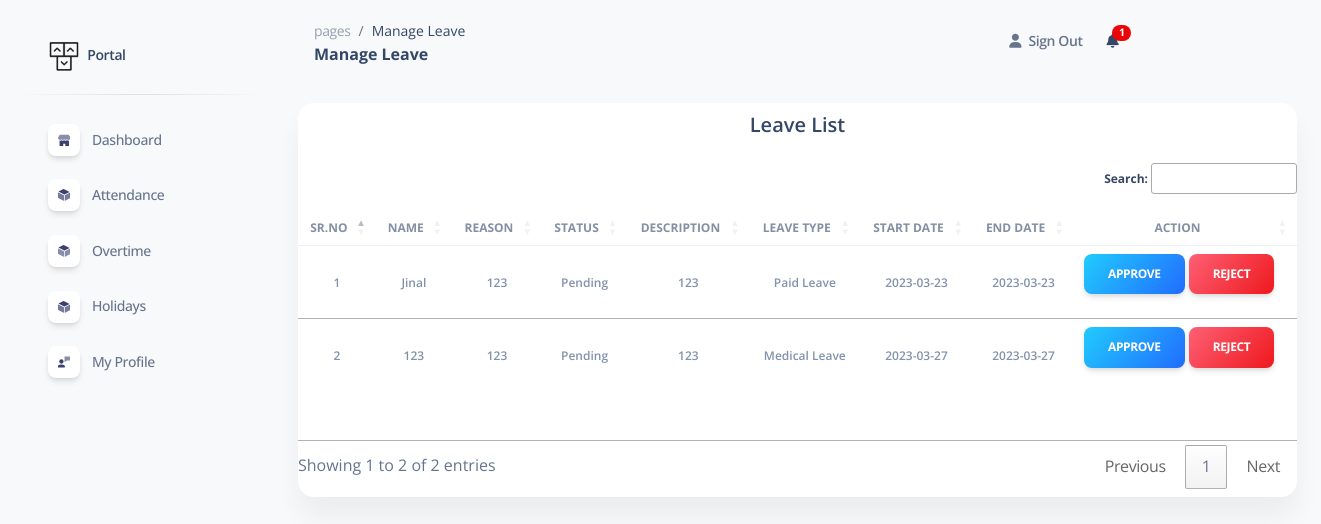
Page /ManageLeave.php (signed in) on the committed database.
### tables this page shows
CREATE TABLE `leave_data` (
  `id` int(11) NOT NULL,
  `user_id` int(11) NOT NULL,
  `leave_reason` varchar(255) NOT NULL,
  `leave_description` text NOT NULL,
  `leave_type` varchar(255) DEFAULT NULL,
  `leave_start_date` date NOT NULL,
  `leave_end_date` date DEFAULT NULL,
  `total_days` varchar(255) NOT NULL,
  `leave_status` varchar(255) NOT NULL DEFAULT 'pending',
  `leave_reject_reason` varchar(255) NOT NULL,
  `read_status` int(11) NOT NULL,
  `created_date` datetime NOT NULL DEFAULT current_timestamp()
);

CREATE TABLE `user` (
  `user_id` int(11) NOT NULL,
  `user_name` varchar(255) NOT NULL,
  `user_email` varchar(50) NOT NULL,
  `user_password` varchar(50) NOT NULL,
  `user_type` int(50) NOT NULL DEFAULT 1 COMMENT '1 = user, 2 = admin',
  `user_image` text NOT NULL,
  `monthly_salary` int(15) DEFAULT NULL,
  `daily_salary` int(15) NOT NULL DEFAULT 0,
  `user_status` varchar(50) NOT NULL DEFAULT '1' COMMENT '1 = active , 0 = deactive',
  `created_date` datetime NOT NULL DEFAULT current_timestamp() COMMENT 'Created time and date'
);

### ManageLeave.php (the view, shortened to what this page needs)
<!DOCTYPE html>
<html lang="en">
<head>
  <link href="assets/css/nucleo-icons.css" rel="stylesheet" />
  <link href="assets/css/nucleo-svg.css" rel="stylesheet" />
  <link href="assets/css/nucleo-svg.css" rel="stylesheet" />
  <link id="pagestyle" href="assets/css/soft-ui-dashboard.css?v=1.0.3" rel="stylesheet" />
  <link rel="stylesheet" href="https://cdn.datatables.net/1.13.4/css/jquery.dataTables.css" />
</head>
<body class="g-sidenav-show  bg-gray-100">
  <?php include 'sidebar.php'; ?>
  <main class="main-content position-relative max-height-vh-100 h-100 mt-1 border-radius-lg ">
    <?php include "navbar.php"; ?>
    <div class="container-fluid py-4">
      <div class="row">
        <div class="col-12">
          <div class="card mb-4 w-100">
              <h5 class="p-2 text-center">Leave List</h5>
            <div class="card-body px-0 pt-2 pb-2">
              <div class="table-responsive p-0">
                <table class="table align-items-center mb-0 pt-2 pb-5" id="leavedata">
                  <thead>
                    <tr>
                      <th class="text-center text-uppercase text-xs font-weight-bolder opacity-8" name="user_id">Sr.no
                      </th>
                      <th class="text-center text-uppercase text-xs font-weight-bolder opacity-8"> Name</th>
                      <th class="text-center text-uppercase text-xs font-weight-bolder opacity-8">Reason
                      </th>
                      <th class="text-center text-uppercase text-xs font-weight-bolder opacity-8">Status
                      </th>
                      <th class="text-center text-uppercase text-xs font-weight-bolder opacity-8">
                        Description</th>
                      <th class="text-center text-uppercase text-xs font-weight-bolder opacity-8">Leave Type
                      </th>
                      <th class="text-center text-uppercase text-xs font-weight-bolder opacity-8">Start Date
                      </th>
                      <th class="text-center text-uppercase text-xs font-weight-bolder opacity-8">End Date
                      </th>
                      <th class="text-center text-uppercase text-xs font-weight-bolder opacity-8">Action
                      </th>
                    </tr>
                  </thead>
                  <tbody>
                    <?php
                    $sql = "SELECT user.user_name,user.user_email,user.user_id,leave_data.user_id ,leave_data.leave_reason, leave_data.leave_status, leave_data.leave_description,leave_data.leave_type ,leave_data.leave_start_date, leave_data.leave_end_date, leave_data.id FROM user INNER JOIN leave_data WHERE user.user_id = leave_data.user_id and leave_data.leave_status != 'Approve'and leave_data.leave_status != 'Reject' ";
                    $result = mysqli_query($con, $sql);
                    if (mysqli_num_rows($result) > 0) {
                      $srno = 1;
                      while ($row = mysqli_fetch_assoc($result)) {
                        $id = $row['user_id'];
                        $tableid = $row['id'];
                        ?>
                        <tr>
                          <td>
                            <div class="text-secondary text-xs font-weight-bold text-center">
                              <?php echo $srno; ?>
                            </div>
                          </td>
                          <td>
                            <div class="text-secondary text-xs font-weight-bold text-center">
                              <?php echo $row['user_name']; ?>
                            </div>
                          </td>
                          <td>
                            <div class="text-secondary text-xs font-weight-bold text-center">
                              <?php echo $row['leave_reason']; ?>
                            </div>
                          </td>
                          <td>
                            <div class="text-secondary text-xs font-weight-bold text-center">
                              <?php echo $row['leave_status']; ?>
                            </div>
                          </td>
                          <td>
                            <div class="text-secondary text-xs font-weight-bold text-center">
                              <?php echo $row['leave_description']; ?>
                            </div>
                          </td>
                          <td>
                            <div class="text-secondary text-xs font-weight-bold text-center">
                              <?php echo $row['leave_type']; ?>
                            </div>
                          </td>
                          <td>
                            <div class="text-secondary text-xs font-weight-bold text-center">
                              <?php echo $row['leave_start_date']; ?>
                            </div>
                          </td>
                          <td>
                            <div class="text-secondary text-xs font-weight-bold text-center">
                              <?php echo $row['leave_end_date']; ?>
                            </div>
                          </td>
                          <form method="POST" action="">
                            <td>
                              <div>
                                <a href="ManageLeave.php?id=<?php echo $id; ?>&tableid=<?php echo $tableid; ?>&action=approve"
                                  class='btn btn-info bg-gradient-info' name="approve">Approve</a>
                                <a href="ManageLeave.php?id=<?php echo $id; ?>&tableid=<?php echo $tableid; ?>&action=reject"
                                  class='btn btn-info bg-gradient-danger' data-bs-toggle="modal"
                                  data-bs-target="#exampleModal<?php echo $id; ?>" data-id="<?php echo $row['user_id'] ?>"
                                  name="reject">Reject</a>
                              </div>
                          </form>
                        </tr>
                        <?php $srno++;
                      }
                    } ?>
                  </tbody>
                </table>
              </div>
            </div>
          </div>
        </div>
      </div>
    </div>
  </main>
</body>
</body>
</html>

### rows in the picture
leave_data: user.user_name "Jinal", leave_reason "123", leave_status "Pending", leave_description "123", leave_type "Paid Leave", leave_start_date "2023-03-23", leave_end_date "2023-03-23"
leave_data: user.user_name "123", leave_reason "123", leave_status "Pending", leave_description "123", leave_type "Medical Leave", leave_start_date "2023-03-27", leave_end_date "2023-03-27"

### other values in the picture
$page "Manage Leave"
$count "1"
